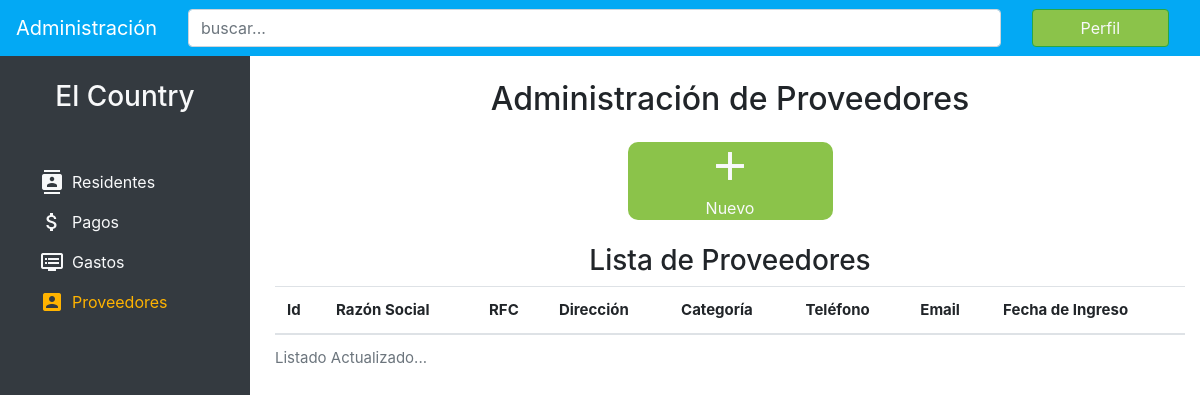
Page /providers/ on the earlier database version.
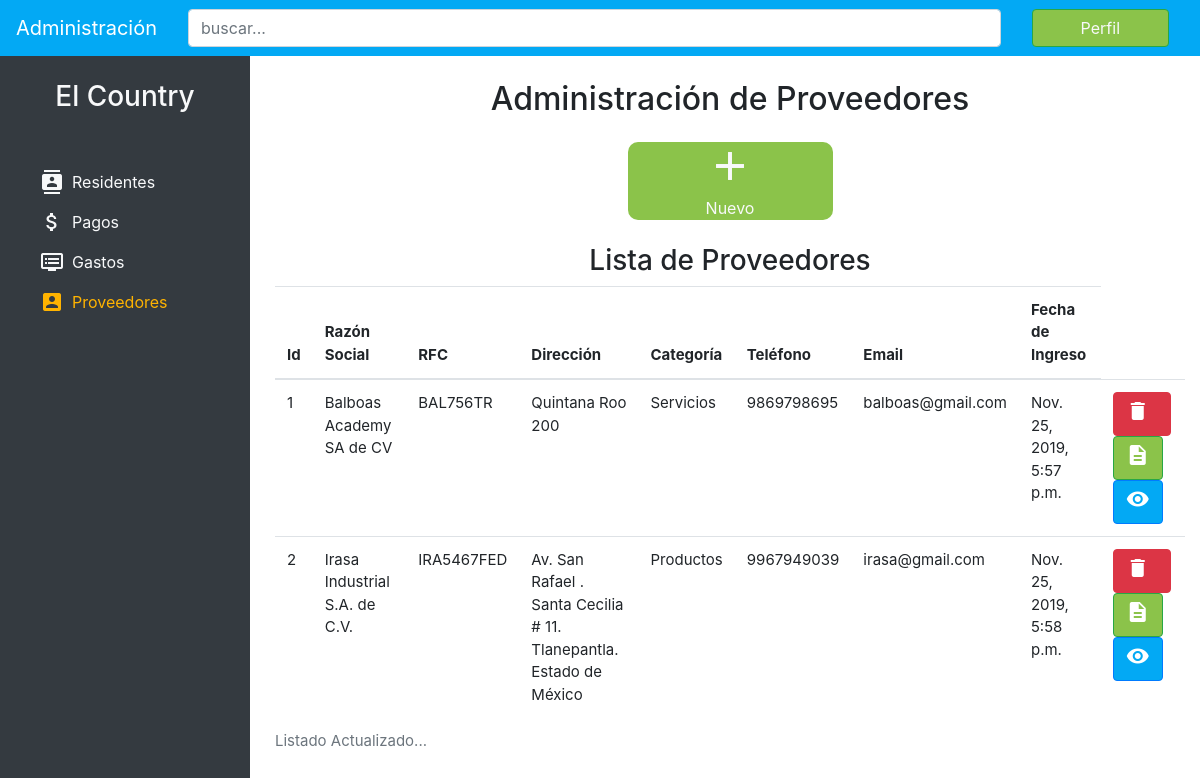
Same page on the later database version.
### providers/models.py (models this page shows, shortened)
class Providers(models.Model):
    register_id = models.AutoField(primary_key=True, verbose_name="id de registro")
    description = models.CharField(max_length=200, verbose_name="razón social")
    rfc = models.CharField(max_length=30, verbose_name="Número de RFC")
    address = models.CharField(max_length=200, verbose_name="dirección")
    category = models.CharField(max_length=50, verbose_name="Categoría")
    phone = models.CharField(max_length=50, verbose_name="número telefónico")
    email = models.EmailField(verbose_name="correo electrónico")
    registered = models.DateTimeField(auto_now_add=True, verbose_name="fecha de registro")
    class Meta:
        verbose_name = "Proveedor"
        verbose_name_plural = "Proveedores"
        ordering = ['register_id']

### providers/views.py (the view)
# urls.py: path('', views.providers_list, name='providers'),
def providers_list(request):
    providers_listed = Providers.objects.all()
    context = {
        'providers_listed' : providers_listed,
    }
    return render(request, 'providers/providers.html', context)

### providers/templates/providers/providers.html
{% extends 'resident/base.html' %}{%block title%}Proveedores{% endblock %}{% block content %}
<main class="pt-4">
    <div class="container">
        <h2 class="text-center mb-4">Administración de Proveedores</h2>
        <div class="row text-center panel justify-content-center align-middle">
            <div class="col-lg-3 col-md-6 col-12">
                <div class="boton bg-success d-flex align-items-center justify-content-center">
                    <a href="{% url 'add-provider' %}" class="text-light">
                        <i class="material-icons">add</i>
                        <p class="m-0">Nuevo</p>
                    </a>
                </div>
            </div>
        </div>
        <h3 class="text-center mt-4">Lista de Proveedores</h3>
        <table class="table">
            <caption>Listado Actualizado...</caption>
            <thead>
                <tr>
                    <th scope="col">Id</th>
                    <th scope="col">Razón Social</th>
                    <th scope="col">RFC</th>
                    <th scope="col">Dirección</th>
                    <th scope="col">Categoría</th>
                    <th scope="col">Teléfono</th>
                    <th scope="col">Email</th>
                    <th scope="col">Fecha de Ingreso</th>
                </tr>
            </thead>
            <tbody>
            {% if providers_listed %} {% for provider in providers_listed %}
                <tr>
                    <td>{{ provider.register_id}}</td>
                    <td>{{ provider.description}}</td>
                    <td>{{ provider.rfc}}</td>
                    <td>{{ provider.address}}</td>
                    <td>{{ provider.category}}</td>
                    <td>{{ provider.phone}}</td>
                    <td>{{ provider.email}}</td>
                    <td>{{ provider.registered}}</td>
                    <td>
                        <a href="#" class="btn btn-danger"><i class="material-icons mr-2">delete</i></a>
                        <a href="#" class="btn btn-success"><i class="material-icons">description</i></a>
                        <a href="#" class="btn btn-primary"><i class="material-icons">visibility</i></a>
                    </td>
                </tr>
            {% endfor %}
            {% endif %}
            </tbody>
        </table>
    </div>
</main>
{% endblock %}

Differences in the rows shown:
added Providers: register_id "1", description "Balboas Academy SA de CV", rfc "BAL756TR", address "Quintana Roo 200", category "Servicios", phone "9869798695", email "balboas@gmail.com", registered "Nov. 25, 2019, 5:57 p.m."
added Providers: register_id "2", description "Irasa Industrial S.A. de C.V.", rfc "IRA5467FED", address "Av. San Rafael . Santa Cecilia # 11. Tlanepantla. Estado de México", category "Productos", phone "9967949039", email "irasa@gmail.com", registered "Nov. 25, 2019, 5:58 p.m."
